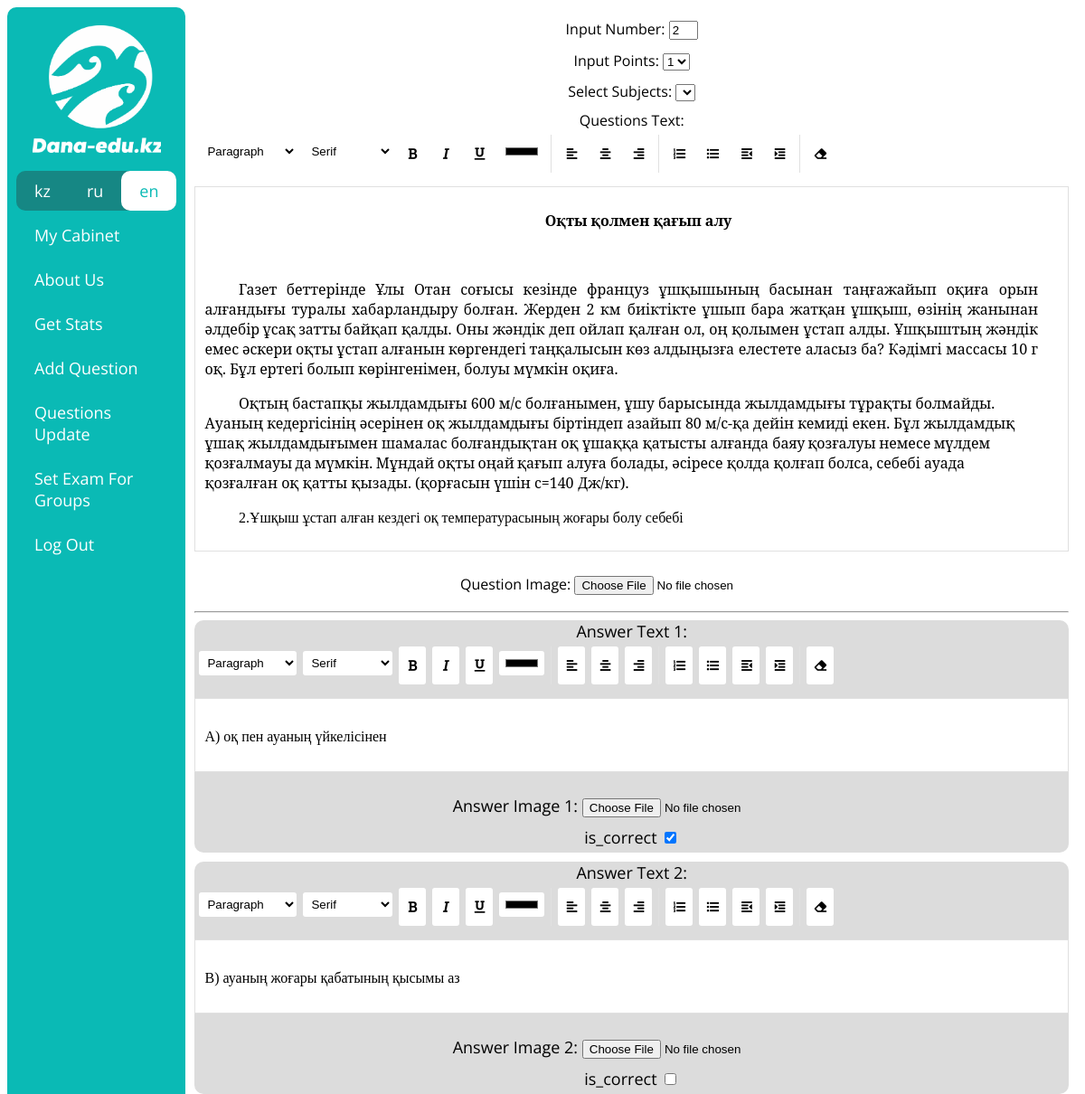
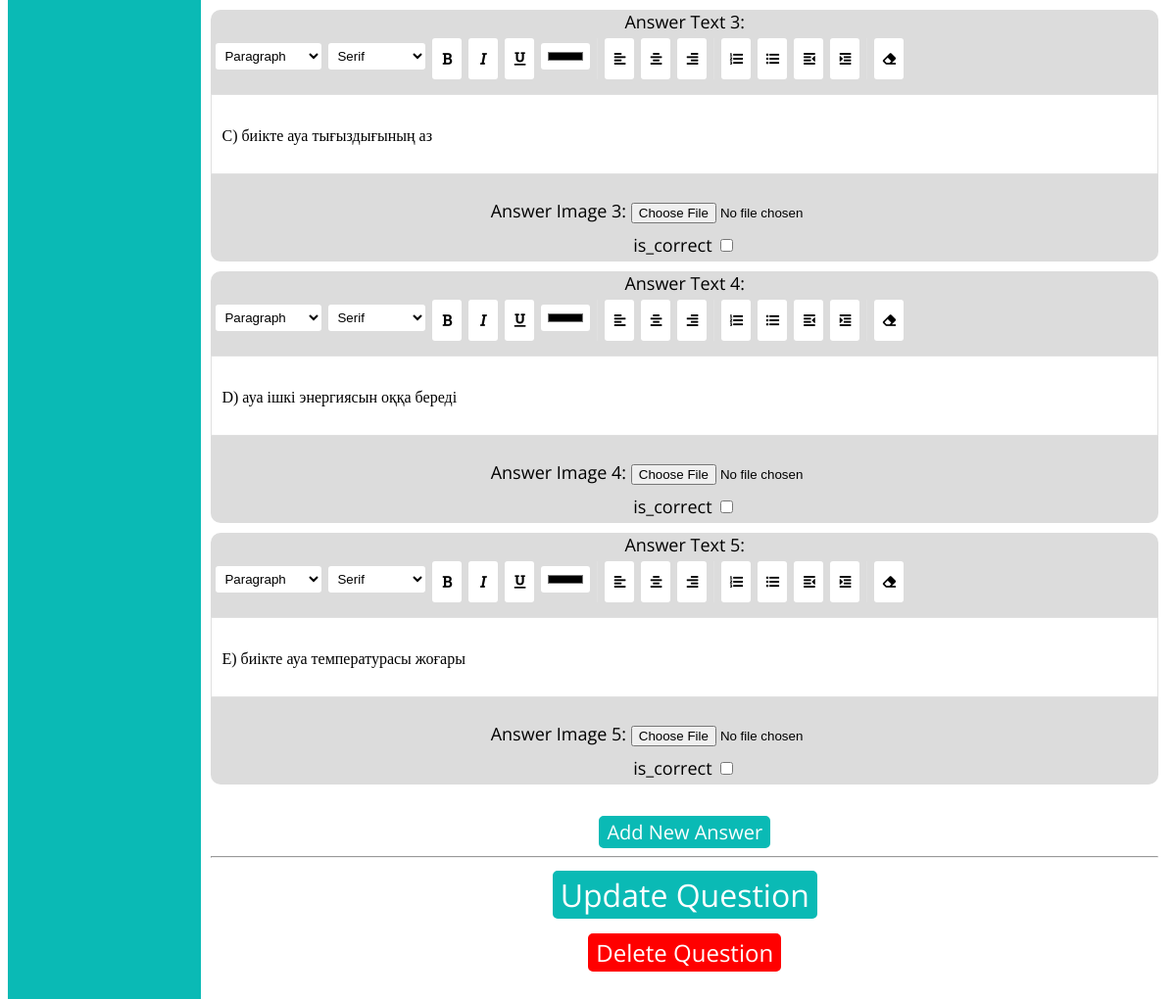
/en/question_update/55 (signed in), run on the app's committed database (2 pictures, top to bottom).
### examapp/models.py (models this page shows, shortened)
class Question(models.Model):
    number = models.PositiveSmallIntegerField()
    text = models.TextField(null=True, blank=True)
    image = models.ImageField(upload_to='questions/', null=True, blank=True)
    points = models.PositiveSmallIntegerField(choices=[(1, '1'), (2, '2')])
    answers = models.ManyToManyField('Answer')
    subject = models.ForeignKey('Subject', on_delete=models.CASCADE)
    variant = models.ForeignKey('Variant', on_delete=models.CASCADE)

class Answer(models.Model):
    text = models.TextField(null=True, blank=True)
    image = models.ImageField(upload_to='answers/', null=True, blank=True)
    is_correct = models.BooleanField(default=False)

### examapp/views.py (the view, shortened to what this page needs)
# urls.py: path('question_update/<int:question_id>', questionUpdateView, name='question_update_url'),
@login_required(login_url='login_url')
def questionUpdateView(request, question_id):
    if request.user.type != 'MO':
        return redirect('home_url')
    question = Question.objects.get(id=question_id)
    if request.method == 'GET':
        subjects = Subject.objects.all()
        answers = []
        counter = 1
        for answer in question.answers.all():
            answers.append({'number': counter, 'answer': answer})
            counter += 1
        context = {
            'question': question,
            'points': [1, 2],
            'subjects': subjects,
            'answers': answers,
            'answer_count': counter,
            'urls': getUserUrls(request.user)
        }
        return render(request, 'question_update_page.html', context)

### examapp/functions.py (called while the page is built)
def getUserUrls(user) -> []:
    urls = [
        {'text': _('My Cabinet'), 'url': 'cabinet_url'},
        {'text': _('About Us'), 'url': 'about_us_url'}
    ]
    if user.type == 'PU':
        urls.append({'text': _('Init Exam'), 'url': 'exam_init_url'})
        urls.append({'text': _('Exam Results'), 'url': 'exam_results_url'})
    if user.type == 'MO':
        urls.append({'text': _('Get Stats'), 'url': 'get_stats_url'})
        urls.append({'text': _('Add Question'), 'url': 'add_questions_init_url'})
        urls.append({'text': _('Questions Update'), 'url': 'questions_update_url'})
        urls.append({'text': _('Set Exam For Groups'), 'url': 'set_exam_for_groups_url'})
    urls.append({'text': _('Log Out'), 'url': 'logout_url'})
    return urls

### templates/question_update_page.html (shortened to what this page needs)
{% extends 'base.html' %}
{% load static %}
{% load i18n %}
{% block content %}
    {% autoescape off %}
    <link rel="stylesheet"
        href="https://use.fontawesome.com/releases/v5.3.1/css/all.css"
>
    <div align="center">
        <form action="{% url 'question_update_url' question.pk %}" method="post" enctype="multipart/form-data" onkeydown="return event.key != 'Enter';">
            {% csrf_token %}
            <input type="hidden" value="{{ answer_count }}" id="answers_count" name="answers_count">
            <label for="question_number">{% trans 'Input Number:' %}</label>
            <input value="{{ question.number }}" type="number" id="question_number" name="question_number" min="1" max="50" style="width: 2.5%" required>
            <br>
            <label for="question_points">{% trans 'Input Points:' %}</label>
            <select id="question_points" name="question_points">
                {% for point in points %}
                    {% if point == question.points %}
                        <option style="width: auto;" value="{{ point }}" selected>{{ point }}</option>
                    {% else %}
                        <option style="width: auto;" value="{{ point }}">{{ point }}</option>
                    {% endif %}
                {% endfor %}
            </select>
            <br>
            <label for="subject">{% trans 'Select Subjects:' %}</label>
            <select id="subject" name="subject">
                {% for subject in subjects %}
                    {% if subject == question.subject %}
                        <option style="width: auto;" value="{{ subject.id }}" selected>{{ subject.name }}</option>
                    {% else %}
                        <option style="width: auto;" value="{{ subject.id }}">{{ subject.name }}</option>
                    {% endif %}
                {% endfor %}
            </select>
            <br>
            <label for="question_editor">{% trans 'Question Text:' %}</label>
            <br>
            <div data-tiny-editor id="question_editor">
                <p>
                    {{ question.text }}
                </p>
            </div>
            <br>
            <label for="question_image">{% trans 'Question Image:' %}</label>
            <input type="file" id="question_image" name="question_image">
            <br>
            <hr>
            <div id="answers_div">
                {% for answer in answers %}
                    <div class="answer_div" style="border-radius: 10px; display: inline-block; min-width: 100%; margin-bottom: 10px; font-size: 18px; background: rgb(220, 220, 220);">
                        <input type="hidden" value="{{ answer.answer.id }}" id="answer_id_{{ answer.number }}" name="answer_id_{{ answer.number }}">
                        <label for="answer_text_{{ answer.number }}">{% trans 'Answer Text' %} {{ answer.number }}: </label>
                        <div data-tiny-editor id="answer_editor_{{ answer.number }}" class="answer_editor">
                            {{ answer.answer.text }}
                        </div>
                        <br>
                        <label for="answer_image_{{ answer.number }}">{% trans 'Answer Image' %} {{ answer.number }}: </label>
                        <input type="file" id="answer_image_{{ answer.number }}" name="answer_image_{{ answer.number }}">
                        <br>
                        <label for="is_correct_answer_{{ answer.number }}">{% trans 'is_correct:' %} </label>
                        {% if answer.answer.is_correct %}
                            <input checked type="checkbox" id="is_correct_answer_{{ answer.number }}" name="is_correct_answer_{{ answer.number }}">
                        {% else %}
                            <input type="checkbox" id="is_correct_answer_{{ answer.number }}" name="is_correct_answer_{{ answer.number }}">
                        {% endif %}
                        <br>
                    </div>
                {% endfor %}
            </div>
            <br>
            <button class="btn" type="button" onclick="addNewAnswer()">{% trans 'Add New Answer' %}</button>
            <br>
            <hr>
            <input class="btn" type="submit" onclick="addText()" value="{% trans 'Update Question' %}" style="font-size: 200%">
        </form>
        <form action="{% url 'question_delete_url' question.pk %}" method="post">
            <input class="delete-btn" onclick="return confirm('{% trans 'Are you sure?' %}')" type="submit" value="{% trans 'Delete Question' %}" style="font-size: 150%">
        </form>
    </div>
    {% endautoescape %}
{% endblock content %}

### static/css/style.css (style rules this page uses)
html { user-select: none; }
input, select { margin-bottom: 10px; margin-top: 5px; }
body { font-family: 'Open Sans', sans-serif; }
.btn { font-size: 20px; font-family: 'Open Sans', sans-serif; background: #0ABAB5; border-radius: 5px; color: #ffffff; border: 2px solid #0ABAB5; }
.delete-btn { font-size: 20px; font-family: 'Open Sans', sans-serif; background: red; border-radius: 5px; color: #ffffff; border: 2px solid red; }

### data on the page
Question: question_number "2", question_points "1", text "Оқты қолмен қағып алу Газет беттерінде Ұлы Отан соғысы кезінде француз ұшқышының басынан таңғажайып оқиға орын алғандығы туралы хабарландыру болған. Жерден 2 км биіктікте ұшып бара жатқан ұшқыш, өзінің жанынан әлдебір ұсақ затты байқап қалды. Оны жәндік деп ойлап қалған ол, оң қолымен ұстап алды. Ұшқыштың жәндік емес әскери оқты ұстап алғанын көргендегі таңқалысын көз алдыңызға елестете аласыз ба? Кәдімгі массасы 10 г оқ. Бұл ертегі болып көрінгенімен, болуы мүмкін оқиға. Оқтың бастапқы жылдамдығы 600 м/с болғанымен, ұшу барысында жылдамдығы тұрақты болмайды. Ауаның кедергісінің әсерінен оқ жылдамдығы біртіндеп азайып 80 м/с-қа дейін кемиді екен. Бұл жылдамдық ұшақ жылдамдығымен шамалас…"
Answer: number "1", answer.text "A) оқ пен ауаның үйкелісінен"
Answer: number "2", answer.text "B) ауаның жоғары қабатының қысымы аз"
Answer: number "3", answer.text "C) биікте ауа тығыздығының аз"
Answer: number "4", answer.text "D) ауа ішкі энергиясын оққа береді"
Answer: number "5", answer.text "E) биікте ауа температурасы жоғары"

### other printed values
{{ language.code }} "ru"
{{ language.code }} "en"
{{ url.text }} "My Cabinet" "About Us" "Get Stats" "Add Question" "Questions Update" "Set Exam For Groups" "Log Out"
